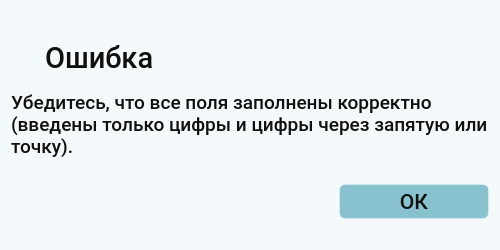
<?xml version="1.0" encoding="UTF-8"?>
<ui version="4.0">
 <class>ErrorWindow</class>
 <widget class="QDialog" name="ErrorWindow">
  <property name="geometry">
   <rect>
    <x>0</x>
    <y>0</y>
    <width>500</width>
    <height>250</height>
   </rect>
  </property>
  <property name="minimumSize">
   <size>
    <width>500</width>
    <height>250</height>
   </size>
  </property>
  <property name="maximumSize">
   <size>
    <width>500</width>
    <height>250</height>
   </size>
  </property>
  <property name="baseSize">
   <size>
    <width>500</width>
    <height>250</height>
   </size>
  </property>
  <property name="palette">
   <palette>
    <active>
     <colorrole role="WindowText">
      <brush brushstyle="SolidPattern">
       <color alpha="255">
        <red>16</red>
        <green>16</green>
        <blue>15</blue>
       </color>
      </brush>
     </colorrole>
     <colorrole role="Button">
      <brush brushstyle="SolidPattern">
       <color alpha="255">
        <red>244</red>
        <green>249</green>
        <blue>252</blue>
       </color>
      </brush>
     </colorrole>
     <colorrole role="Text">
      <brush brushstyle="SolidPattern">
       <color alpha="255">
        <red>16</red>
        <green>16</green>
        <blue>15</blue>
       </color>
      </brush>
     </colorrole>
     <colorrole role="BrightText">
      <brush brushstyle="SolidPattern">
       <color alpha="255">
        <red>16</red>
        <green>16</green>
        <blue>15</blue>
       </color>
      </brush>
     </colorrole>
     <colorrole role="ButtonText">
      <brush brushstyle="SolidPattern">
       <color alpha="255">
        <red>16</red>
        <green>16</green>
        <blue>15</blue>
       </color>
      </brush>
     </colorrole>
     <colorrole role="Base">
      <brush brushstyle="SolidPattern">
       <color alpha="255">
        <red>244</red>
        <green>249</green>
        <blue>252</blue>
       </color>
      </brush>
     </colorrole>
     <colorrole role="Window">
      <brush brushstyle="SolidPattern">
       <color alpha="255">
        <red>244</red>
        <green>249</green>
        <blue>252</blue>
       </color>
      </brush>
     </colorrole>
     <colorrole role="Shadow">
      <brush brushstyle="SolidPattern">
       <color alpha="255">
        <red>16</red>
        <green>16</green>
        <blue>15</blue>
       </color>
      </brush>
     </colorrole>
     <colorrole role="Highlight">
      <brush brushstyle="SolidPattern">
       <color alpha="255">
        <red>16</red>
        <green>16</green>
        <blue>15</blue>
       </color>
      </brush>
     </colorrole>
     <colorrole role="HighlightedText">
      <brush brushstyle="SolidPattern">
       <color alpha="255">
        <red>16</red>
        <green>16</green>
        <blue>15</blue>
       </color>
      </brush>
     </colorrole>
     <colorrole role="Link">
      <brush brushstyle="SolidPattern">
       <color alpha="255">
        <red>16</red>
        <green>16</green>
        <blue>15</blue>
       </color>
      </brush>
     </colorrole>
     <colorrole role="LinkVisited">
      <brush brushstyle="SolidPattern">
       <color alpha="255">
        <red>16</red>
        <green>16</green>
        <blue>15</blue>
       </color>
      </brush>
     </colorrole>
     <colorrole role="AlternateBase">
      <brush brushstyle="SolidPattern">
       <color alpha="255">
        <red>16</red>
        <green>16</green>
        <blue>15</blue>
       </color>
      </brush>
     </colorrole>
     <colorrole role="ToolTipBase">
      <brush brushstyle="SolidPattern">
       <color alpha="255">
        <red>16</red>
        <green>16</green>
        <blue>15</blue>
       </color>
      </brush>
     </colorrole>
     <colorrole role="ToolTipText">
      <brush brushstyle="SolidPattern">
       <color alpha="255">
        <red>16</red>
        <green>16</green>
        <blue>15</blue>
       </color>
      </brush>
     </colorrole>
     <colorrole role="PlaceholderText">
      <brush brushstyle="SolidPattern">
       <color alpha="128">
        <red>0</red>
        <green>0</green>
        <blue>0</blue>
       </color>
      </brush>
     </colorrole>
     <colorrole role="Accent">
      <brush brushstyle="SolidPattern">
       <color alpha="255">
        <red>136</red>
        <green>194</green>
        <blue>206</blue>
       </color>
      </brush>
     </colorrole>
    </active>
    <inactive>
     <colorrole role="WindowText">
      <brush brushstyle="SolidPattern">
       <color alpha="255">
        <red>16</red>
        <green>16</green>
        <blue>15</blue>
       </color>
      </brush>
     </colorrole>
     <colorrole role="Button">
      <brush brushstyle="SolidPattern">
       <color alpha="255">
        <red>244</red>
        <green>249</green>
        <blue>252</blue>
       </color>
      </brush>
     </colorrole>
     <colorrole role="Text">
      <brush brushstyle="SolidPattern">
       <color alpha="255">
        <red>16</red>
        <green>16</green>
        <blue>15</blue>
       </color>
      </brush>
     </colorrole>
     <colorrole role="BrightText">
      <brush brushstyle="SolidPattern">
       <color alpha="255">
        <red>16</red>
        <green>16</green>
        <blue>15</blue>
       </color>
      </brush>
     </colorrole>
     <colorrole role="ButtonText">
      <brush brushstyle="SolidPattern">
       <color alpha="255">
        <red>16</red>
        <green>16</green>
        <blue>15</blue>
       </color>
      </brush>
     </colorrole>
     <colorrole role="Base">
      <brush brushstyle="SolidPattern">
       <color alpha="255">
        <red>244</red>
        <green>249</green>
        <blue>252</blue>
       </color>
      </brush>
     </colorrole>
     <colorrole role="Window">
      <brush brushstyle="SolidPattern">
       <color alpha="255">
        <red>244</red>
        <green>249</green>
        <blue>252</blue>
       </color>
      </brush>
     </colorrole>
     <colorrole role="Shadow">
      <brush brushstyle="SolidPattern">
       <color alpha="255">
        <red>16</red>
        <green>16</green>
        <blue>15</blue>
       </color>
      </brush>
     </colorrole>
     <colorrole role="Highlight">
      <brush brushstyle="SolidPattern">
       <color alpha="255">
        <red>16</red>
        <green>16</green>
        <blue>15</blue>
       </color>
      </brush>
     </colorrole>
     <colorrole role="HighlightedText">
      <brush brushstyle="SolidPattern">
       <color alpha="255">
        <red>16</red>
        <green>16</green>
        <blue>15</blue>
       </color>
      </brush>
     </colorrole>
     <colorrole role="Link">
      <brush brushstyle="SolidPattern">
       <color alpha="255">
        <red>16</red>
        <green>16</green>
        <blue>15</blue>
       </color>
      </brush>
     </colorrole>
     <colorrole role="LinkVisited">
      <brush brushstyle="SolidPattern">
       <color alpha="255">
        <red>16</red>
        <green>16</green>
        <blue>15</blue>
       </color>
      </brush>
     </colorrole>
     <colorrole role="AlternateBase">
      <brush brushstyle="SolidPattern">
       <color alpha="255">
        <red>16</red>
        <green>16</green>
        <blue>15</blue>
       </color>
      </brush>
     </colorrole>
     <colorrole role="ToolTipBase">
      <brush brushstyle="SolidPattern">
       <color alpha="255">
        <red>16</red>
        <green>16</green>
        <blue>15</blue>
       </color>
      </brush>
     </colorrole>
     <colorrole role="ToolTipText">
      <brush brushstyle="SolidPattern">
       <color alpha="255">
        <red>16</red>
        <green>16</green>
        <blue>15</blue>
       </color>
      </brush>
     </colorrole>
     <colorrole role="PlaceholderText">
      <brush brushstyle="SolidPattern">
       <color alpha="128">
        <red>0</red>
        <green>0</green>
        <blue>0</blue>
       </color>
      </brush>
     </colorrole>
     <colorrole role="Accent">
      <brush brushstyle="SolidPattern">
       <color alpha="255">
        <red>136</red>
        <green>194</green>
        <blue>206</blue>
       </color>
      </brush>
     </colorrole>
    </inactive>
    <disabled>
     <colorrole role="WindowText">
      <brush brushstyle="SolidPattern">
       <color alpha="255">
        <red>0</red>
        <green>0</green>
        <blue>0</blue>
       </color>
      </brush>
     </colorrole>
     <colorrole role="Button">
      <brush brushstyle="SolidPattern">
       <color alpha="255">
        <red>244</red>
        <green>249</green>
        <blue>252</blue>
       </color>
      </brush>
     </colorrole>
     <colorrole role="Text">
      <brush brushstyle="SolidPattern">
       <color alpha="255">
        <red>0</red>
        <green>0</green>
        <blue>0</blue>
       </color>
      </brush>
     </colorrole>
     <colorrole role="BrightText">
      <brush brushstyle="SolidPattern">
       <color alpha="255">
        <red>16</red>
        <green>16</green>
        <blue>15</blue>
       </color>
      </brush>
     </colorrole>
     <colorrole role="ButtonText">
      <brush brushstyle="SolidPattern">
       <color alpha="255">
        <red>0</red>
        <green>0</green>
        <blue>0</blue>
       </color>
      </brush>
     </colorrole>
     <colorrole role="Base">
      <brush brushstyle="SolidPattern">
       <color alpha="255">
        <red>244</red>
        <green>249</green>
        <blue>252</blue>
       </color>
      </brush>
     </colorrole>
     <colorrole role="Window">
      <brush brushstyle="SolidPattern">
       <color alpha="255">
        <red>244</red>
        <green>249</green>
        <blue>252</blue>
       </color>
      </brush>
     </colorrole>
     <colorrole role="Shadow">
      <brush brushstyle="SolidPattern">
       <color alpha="255">
        <red>16</red>
        <green>16</green>
        <blue>15</blue>
       </color>
      </brush>
     </colorrole>
     <colorrole role="HighlightedText">
      <brush brushstyle="SolidPattern">
       <color alpha="255">
        <red>16</red>
        <green>16</green>
        <blue>15</blue>
       </color>
      </brush>
     </colorrole>
     <colorrole role="Link">
      <brush brushstyle="SolidPattern">
       <color alpha="255">
        <red>16</red>
        <green>16</green>
        <blue>15</blue>
       </color>
      </brush>
     </colorrole>
     <colorrole role="LinkVisited">
      <brush brushstyle="SolidPattern">
       <color alpha="255">
        <red>16</red>
        <green>16</green>
        <blue>15</blue>
       </color>
      </brush>
     </colorrole>
     <colorrole role="AlternateBase">
      <brush brushstyle="SolidPattern">
       <color alpha="255">
        <red>16</red>
        <green>16</green>
        <blue>15</blue>
       </color>
      </brush>
     </colorrole>
     <colorrole role="ToolTipBase">
      <brush brushstyle="SolidPattern">
       <color alpha="255">
        <red>16</red>
        <green>16</green>
        <blue>15</blue>
       </color>
      </brush>
     </colorrole>
     <colorrole role="ToolTipText">
      <brush brushstyle="SolidPattern">
       <color alpha="255">
        <red>16</red>
        <green>16</green>
        <blue>15</blue>
       </color>
      </brush>
     </colorrole>
     <colorrole role="PlaceholderText">
      <brush brushstyle="SolidPattern">
       <color alpha="128">
        <red>0</red>
        <green>0</green>
        <blue>0</blue>
       </color>
      </brush>
     </colorrole>
     <colorrole role="Accent">
      <brush brushstyle="SolidPattern">
       <color alpha="255">
        <red>136</red>
        <green>194</green>
        <blue>206</blue>
       </color>
      </brush>
     </colorrole>
    </disabled>
   </palette>
  </property>
  <property name="windowTitle">
   <string>Ошибка ввода</string>
  </property>
  <property name="styleSheet">
   <string notr="true">/* Основные цвета */
QWidget {
    color: rgb(0, 0, 0); /* WindowText */
    background-color: rgb(244, 249, 252); /* Window */
}

/* Кнопки */
QPushButton {
    background-color: rgb(136, 194, 206); /* Button */
    color: rgb(16, 16, 15); /* ButtonText */
    border: 1px solid rgb(105, 88, 79);
}

QPushButton:hover {
    background-color: rgb(147, 208, 220);  /* Button */
}

QPushButton:pressed {
    background-color: rgb(110, 158, 167);  /* Button */
}

/* Текстовые поля */
QLineEdit, QTextEdit, QPlainTextEdit {
    background-color: rgb(255, 255, 255); /* Base */
    color: rgb(16, 16, 15); /* Text */
    border: 1px solid rgb(141, 118, 105); /* Mid */
}

/* Лейблы */
QLabel {
    color: rgb(16, 16, 15); /* WindowText */
}</string>
  </property>
  <layout class="QHBoxLayout" name="horizontalLayout_2">
   <item>
    <layout class="QVBoxLayout" name="verticalLayout">
     <item>
      <spacer name="horizontalSpacer_3">
       <property name="orientation">
        <enum>Qt::Orientation::Horizontal</enum>
       </property>
       <property name="sizeHint" stdset="0">
        <size>
         <width>40</width>
         <height>20</height>
        </size>
       </property>
      </spacer>
     </item>
     <item>
      <layout class="QHBoxLayout" name="horizontalLayout_3" stretch="1,10">
       <item>
        <widget class="QLabel" name="label_2">
         <property name="minimumSize">
          <size>
           <width>28</width>
           <height>28</height>
          </size>
         </property>
         <property name="maximumSize">
          <size>
           <width>28</width>
           <height>28</height>
          </size>
         </property>
         <property name="baseSize">
          <size>
           <width>28</width>
           <height>28</height>
          </size>
         </property>
         <property name="font">
          <font>
           <family>Roboto</family>
           <pointsize>22</pointsize>
           <bold>true</bold>
          </font>
         </property>
         <property name="text">
          <string/>
         </property>
         <property name="pixmap">
          <pixmap resource="res.qrc">:/icons/images/error.svg</pixmap>
         </property>
         <property name="scaledContents">
          <bool>false</bool>
         </property>
         <property name="alignment">
          <set>Qt::AlignmentFlag::AlignCenter</set>
         </property>
         <property name="wordWrap">
          <bool>true</bool>
         </property>
         <property name="margin">
          <number>0</number>
         </property>
        </widget>
       </item>
       <item>
        <widget class="QLabel" name="label_3">
         <property name="font">
          <font>
           <family>Roboto Medium</family>
           <pointsize>22</pointsize>
          </font>
         </property>
         <property name="text">
          <string>Ошибка</string>
         </property>
        </widget>
       </item>
      </layout>
     </item>
     <item>
      <widget class="QLabel" name="label">
       <property name="font">
        <font>
         <family>Roboto Medium</family>
         <pointsize>14</pointsize>
         <bold>false</bold>
        </font>
       </property>
       <property name="text">
        <string>&lt;html&gt;&lt;head/&gt;&lt;body&gt;&lt;p&gt;Убедитесь, что все поля заполнены корректно (введены только цифры и цифры через запятую или точку).&lt;/p&gt;&lt;/body&gt;&lt;/html&gt;</string>
       </property>
       <property name="alignment">
        <set>Qt::AlignmentFlag::AlignLeading|Qt::AlignmentFlag::AlignLeft|Qt::AlignmentFlag::AlignVCenter</set>
       </property>
       <property name="wordWrap">
        <bool>true</bool>
       </property>
      </widget>
     </item>
     <item>
      <spacer name="horizontalSpacer_4">
       <property name="orientation">
        <enum>Qt::Orientation::Horizontal</enum>
       </property>
       <property name="sizeHint" stdset="0">
        <size>
         <width>40</width>
         <height>20</height>
        </size>
       </property>
      </spacer>
     </item>
     <item>
      <layout class="QHBoxLayout" name="horizontalLayout" stretch="5,2">
       <item>
        <spacer name="horizontalSpacer">
         <property name="orientation">
          <enum>Qt::Orientation::Horizontal</enum>
         </property>
         <property name="sizeHint" stdset="0">
          <size>
           <width>40</width>
           <height>20</height>
          </size>
         </property>
        </spacer>
       </item>
       <item>
        <widget class="QPushButton" name="button_error_ok">
         <property name="minimumSize">
          <size>
           <width>150</width>
           <height>35</height>
          </size>
         </property>
         <property name="font">
          <font>
           <family>Roboto Medium</family>
           <pointsize>16</pointsize>
           <bold>false</bold>
           <strikeout>false</strikeout>
          </font>
         </property>
         <property name="styleSheet">
          <string notr="true">border: 1px solid rgba(255, 255, 255, 80);
border-radius: 6px;
font-size: 16pt;</string>
         </property>
         <property name="text">
          <string>ОК</string>
         </property>
        </widget>
       </item>
      </layout>
     </item>
     <item>
      <spacer name="horizontalSpacer_2">
       <property name="orientation">
        <enum>Qt::Orientation::Horizontal</enum>
       </property>
       <property name="sizeHint" stdset="0">
        <size>
         <width>40</width>
         <height>20</height>
        </size>
       </property>
      </spacer>
     </item>
    </layout>
   </item>
  </layout>
 </widget>
 <resources>
  <include location="res.qrc"/>
 </resources>
 <connections/>
</ui>
